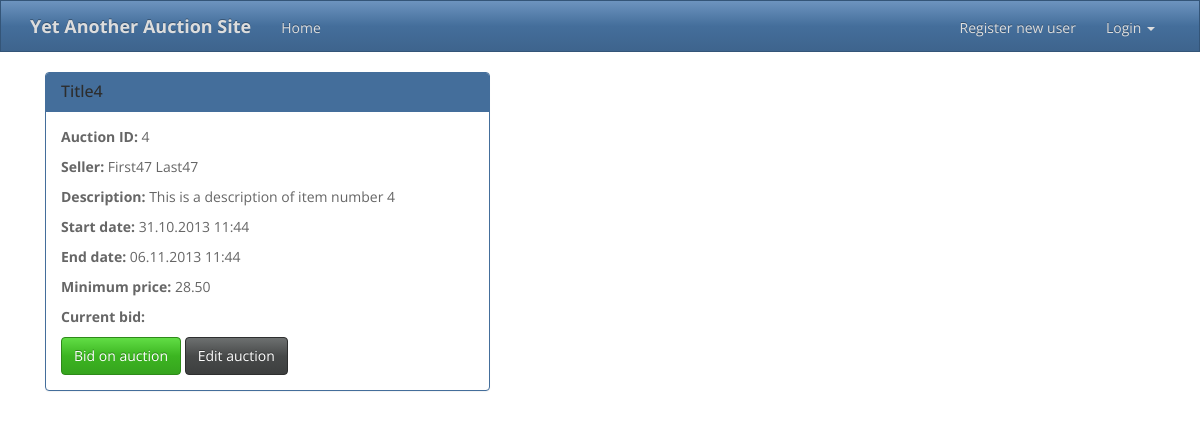
The page /YAAS/auction/4/ on the database as committed earlier.
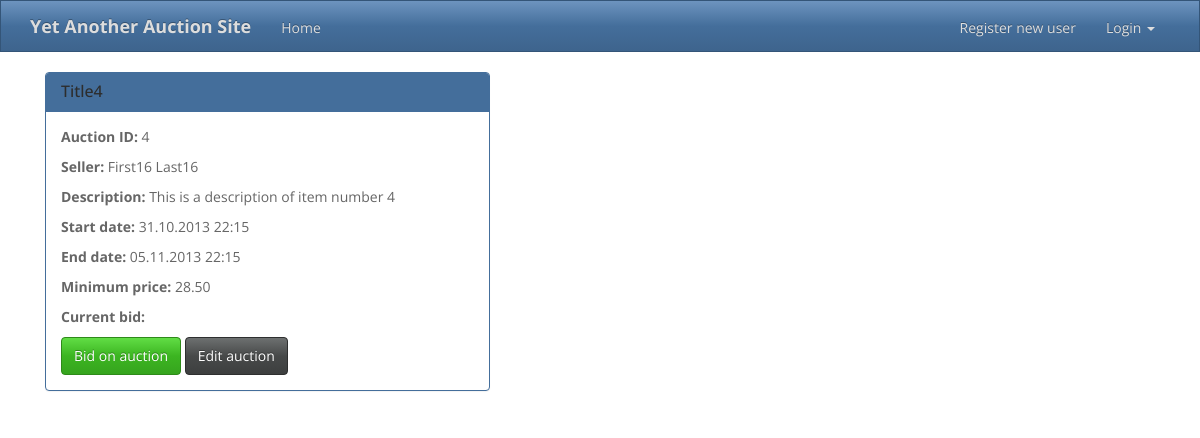
The same page on the database as committed later.
### YAAS_app/models.py (models this page shows, shortened)
class Auction(models.Model):
    id = models.AutoField(primary_key=True)
    seller = models.ForeignKey(User)
    title = models.CharField(max_length=30)
    description = models.TextField()
    start_date = models.DateTimeField(auto_now_add=True)
    updated_date = models.DateTimeField(auto_now=True)
    end_date = models.DateTimeField()
    minimum_price = models.DecimalField(max_digits=16, decimal_places=2)
    active = models.BooleanField(default=True)
    banned = models.BooleanField(default=False)
    @classmethod
    def getActiveById(cls, auction_id):
        try:
            a = cls.objects.get(id=auction_id)
        except ObjectDoesNotExist:
            a = None
        if a and a.active and not a.banned:
            return a
        else:
            return None

### YAAS_app/views.py (the view)
def view_auction(request, id):
    auction = Auction.getActiveById(id)
    if auction:
        template = "view_auction.html"
        context = {"auction": auction}
        return render_to_response(template, context, context_instance=RequestContext(request))
    else:
        template = "message.html"
        context = {"message": "Auction not found"}
        return render_to_response(template, context, context_instance=RequestContext(request))

### templates/view_auction.html (shortened to what this page needs)
{% extends "base.html" %}
{% block content %}
    <div class="col-md-5">
        <div class="panel panel-primary">
            <div class="panel-heading">
                <h3 class="panel-title">{{ auction.title }}</h3>
            </div>
            <div class="panel-body">
                <p><b>Auction ID:</b> {{ auction.id }}</p>
                <p><b>Seller:</b> {{ auction.seller.get_full_name }}</p>
                <p><b>Description:</b> {{ auction.description }}</p>
                <p><b>Start date:</b> {{ auction.start_date|date:"d.m.Y H:i" }}</p>
                <p><b>End date:</b> {{ auction.end_date|date:"d.m.Y H:i" }}</p>
                <p><b>Minimum price:</b> {{ auction.minimum_price|floatformat:2 }}</p>
                <p><b>Current bid:</b> </p>
                <a href="/YAAS/auction/{{ auction.id }}/bid" class="btn btn-success">Bid on auction</a>
                <a href="/YAAS/auction/{{ auction.id }}/edit/" class="btn btn-default">Edit auction</a>
            </div>
        </div>
    </div>
{% endblock %}

Rows that differ between the two databases and show on the page:
changed Auction "Title4": seller.get_full_name "First47 Last47" → "First16 Last16"; start_date "31.10.2013 11:44" → "31.10.2013 22:15"; end_date "06.11.2013 11:44" → "05.11.2013 22:15"
